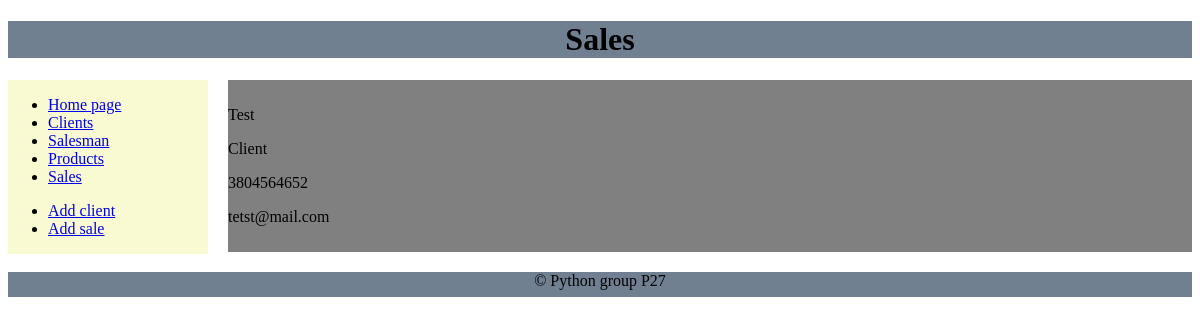
The page /show_client/1 on the database its author committed.
### side/models.py (models this page shows, shortened)
class Client(models.Model):
    name = models.CharField(max_length=50)
    lastname = models.CharField(max_length=50)
    phone = models.CharField(max_length=50)
    email = models.EmailField(max_length=254)

### side/views.py (the view)
# urls.py: path('show_client/<int:id>', views.show_client, name='show_client'),
def show_client(request, id):
    client = Client.objects.get(id=id)
    return render(request, 'client.html', {'client': client})

### side/templates/client.html
{% extends 'base.html' %}
{% block navigation %}
    {% include 'nav.html' %}
{% endblock navigation %}
{% block content %}
    <p>{{client.name}}</p>
    <p>{{client.lastname}}</p>
    <p>{{client.phone}}</p>
    <p>{{client.email}}</p>
{% endblock content %}

### rows shown on the page
Client: name "Test", lastname "Client", phone "3804564652", email "tetst@mail.com"
